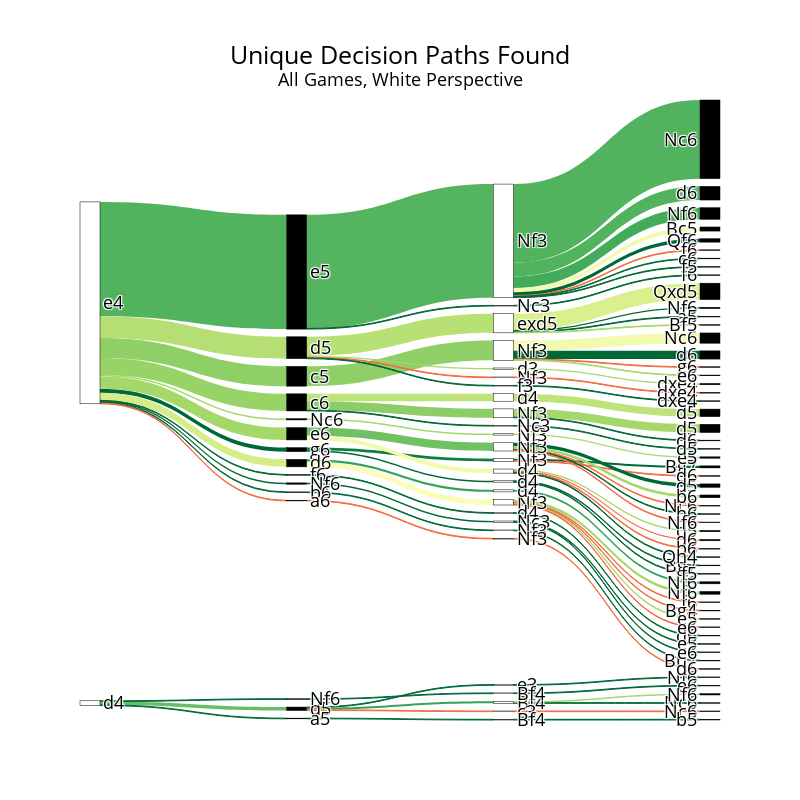

Notebook code cell kept with this figure:
### Markdown cell above
## Build Decision Tree.

### Code cell
nodes = build_tree(all_games_list, hero_res_list)
data = format_data(nodes)
fig = go.Figure(data=data)

fig.update_layout(title_text=f"Unique Decision Paths Found<br><sup>All Games, {color} Perspective</sup>",
                  title_font_size=25,
                  title_x=0.5,
                  title_y=.92,
                  font=dict(size=18,color="black"),
                  width=800,
                  height=800)
fig

### Figure 1 — Plotly figure (JSON) as saved in the notebook; plotly's stock layout.template omitted (floating-point values rounded to 4 significant figures; data arrays with more than 128 entries replaced by an {"elided": "..."} marker saying what was removed)
{"data": [{"link": {"color": ["rgb(81, 179, 94)", "rgb(84, 180, 95)", "rgb(81, 179, 94)", "rgb(66, 172, 90)", "rgb(142, 207, 103)", "rgb(142, 207, 103)", "rgb(242, 250, 174)", "rgb(81, 179, 94)", "rgb(0, 104, 55)", "rgb(12, 127, 67)", "rgb(0, 104, 55)", "rgb(181, 223, 116)", "rgb(183, 224, 117)", "rgb(218, 240, 141)", "rgb(244, 109, 67)", "rgb(165, 216, 106)", "rgb(112, 193, 100)", "rgb(0, 104, 55)", "rgb(242, 250, 174)", "rgb(242, 250, 174)", "rgb(165, 216, 106)", "rgb(102, 189, 99)", "rgb(0, 104, 55)", "rgb(0, 104, 55)", "rgb(51, 164, 86)", "rgb(0, 104, 55)", "rgb(0, 104, 55)", "rgb(0, 104, 55)", "rgb(0, 104, 55)", "rgb(244, 109, 67)", "rgb(244, 109, 67)", "rgb(165, 216, 106)", "rgb(0, 104, 55)", "rgb(0, 104, 55)", "rgb(0, 104, 55)", "rgb(213, 237, 136)", "rgb(250, 253, 184)", "rgb(244, 109, 67)", "rgb(244, 109, 67)", "rgb(165, 216, 106)", "rgb(165, 216, 106)", "rgb(0, 104, 55)", "rgb(0, 104, 55)", "rgb(0, 104, 55)", "rgb(0, 104, 55)", "rgb(165, 216, 106)", "rgb(165, 216, 106)", "rgb(165, 216, 106)", "rgb(165, 216, 106)", "rgb(51, 164, 86)", "rgb(51, 164, 86)", "rgb(152, 211, 104)", "rgb(189, 227, 121)", "rgb(189, 227, 121)", "rgb(244, 109, 67)", "rgb(140, 205, 103)", "rgb(165, 216, 106)", "rgb(244, 109, 67)", "rgb(0, 104, 55)", "rgb(0, 104, 55)", "rgb(165, 216, 106)", "rgb(244, 109, 67)", "rgb(244, 109, 67)", "rgb(244, 109, 67)", "rgb(0, 104, 55)", "rgb(0, 104, 55)", "rgb(0, 104, 55)", "rgb(0, 104, 55)", "rgb(0, 104, 55)", "rgb(0, 104, 55)", "rgb(244, 109, 67)", "rgb(244, 109, 67)", "rgb(0, 104, 55)", "rgb(0, 104, 55)", "rgb(165, 216, 106)", "rgb(0, 104, 55)", "rgb(0, 104, 55)", "rgb(0, 104, 55)", "rgb(0, 104, 55)", "rgb(0, 104, 55)", "rgb(0, 104, 55)", "rgb(0, 104, 55)", "rgb(0, 104, 55)", "rgb(244, 109, 67)", "rgb(0, 104, 55)", "rgb(0, 104, 55)", "rgb(0, 104, 55)", "rgb(0, 104, 55)", "rgb(165, 216, 106)", "rgb(0, 104, 55)", "rgb(244, 109, 67)", "rgb(0, 104, 55)", "rgb(244, 109, 67)", "rgb(244, 109, 67)", "rgb(244, 109, 67)", "rgb(165, 216, 106)"], "hovertemplate": "%{target.label}<br />%{value:.f} of %{source.value:.f} games<extra></extra>", "source": [0, 1, 2, 2, 0, 5, 6, 2, 0, 9, 10, 0, 12, 13, 10, 0, 16, 17, 2, 16, 20, 22, 23, 24, 23, 26, 22, 28, 29, 23, 31, 26, 22, 34, 35, 0, 37, 38, 20, 12, 41, 2, 6, 1, 45, 38, 0, 48, 49, 37, 51, 0, 53, 54, 20, 53, 57, 6, 13, 57, 6, 2, 12, 64, 9, 66, 0, 68, 69, 2, 17, 38, 53, 74, 17, 0, 77, 78, 17, 20, 2, 12, 83, 17, 13, 0, 87, 88, 38, 66, 38, 78, 0, 94, 95, 13], "target": [1, 2, 3, 4, 5, 6, 7, 8, 9, 10, 11, 12, 13, 14, 15, 16, 17, 18, 19, 20, 21, 23, 24, 25, 26, 27, 28, 29, 30, 31, 32, 33, 34, 35, 36, 37, 38, 39, 40, 41, 42, 43, 44, 45, 46, 47, 48, 49, 50, 51, 52, 53, 54, 55, 56, 57, 58, 59, 60, 61, 62, 63, 64, 65, 66, 67, 68, 69, 70, 71, 72, 73, 74, 75, 76, 77, 78, 79, 80, 81, 82, 83, 84, 85, 86, 87, 88, 89, 90, 91, 92, 93, 94, 95, 96, 97], "value": [167, 166, 115, 17, 29, 29, 15, 20, 6, 4, 3, 32, 28, 24, 1, 18, 12, 5, 6, 6, 2, 5, 1, 1, 3, 1, 1, 1, 1, 1, 1, 2, 1, 1, 1, 11, 8, 1, 2, 2, 2, 5, 12, 1, 1, 4, 2, 2, 2, 3, 3, 25, 11, 11, 1, 13, 12, 1, 2, 1, 1, 1, 1, 1, 2, 1, 1, 1, 1, 1, 1, 1, 1, 1, 4, 2, 2, 1, 1, 1, 1, 1, 1, 1, 1, 1, 1, 1, 1, 1, 1, 1, 1, 1, 1, 1]}, "node": {"color": ["#FFFFFF", "#000000", "#FFFFFF", "#000000", "#000000", "#000000", "#FFFFFF", "#000000", "#000000", "#000000", "#FFFFFF", "#000000", "#000000", "#FFFFFF", "#000000", "#000000", "#000000", "#FFFFFF", "#000000", "#000000", "#FFFFFF", "#000000", "#FFFFFF", "#000000", "#FFFFFF", "#000000", "#FFFFFF", "#000000", "#000000", "#FFFFFF", "#000000", "#FFFFFF", "#000000", "#000000", "#000000", "#FFFFFF", "#000000", "#000000", "#FFFFFF", "#000000", "#000000", "#FFFFFF", "#000000", "#000000", "#000000", "#FFFFFF", "#000000", "#000000", "#000000", "#FFFFFF", "#000000", "#FFFFFF", "#000000", "#000000", "#FFFFFF", "#000000", "#000000", "#FFFFFF", "#000000", "#000000", "#000000", "#000000", "#000000", "#000000", "#FFFFFF", "#000000", "#FFFFFF", "#000000", "#000000", "#FFFFFF", "#000000", "#000000", "#000000", "#000000", "#FFFFFF", "#000000", "#000000", "#000000", "#FFFFFF", "#000000", "#000000", "#000000", "#000000", "#FFFFFF", "#000000", "#000000", "#000000", "#000000", "#FFFFFF", "#000000", "#000000", "#000000", "#000000", "#000000", "#000000", "#FFFFFF", "#000000", "#000000"], "customdata": {"elided": "98x2 mixed values"}, "hovertemplate": "%{customdata[0]}<br />You scored %{customdata[1]:.0f}% in %{value:.f} games<extra></extra>", "label": ["e4", "e5", "Nf3", "Nc6", "Nf6", "c5", "Nf3", "Nc6", "d6", "g6", "Nf3", "Bg7", "d5", "exd5", "Qxd5", "d6", "e6", "Nf3", "d5", "Bc5", "d4", "d5", "d4", "d5", "e3", "Nf6", "Bf4", "Nc6", "Nf6", "Bf4", "e6", "c3", "Nc6", "Nf6", "a5", "Bf4", "b5", "d6", "Nf3", "f6", "d6", "d3", "dxe4", "Qf6", "d6", "Nc3", "f6", "Nf6", "Nc6", "Nf3", "e5", "d4", "Nf6", "c6", "d4", "d5", "b6", "Nf3", "d5", "g6", "Nf6", "d6", "e6", "f6", "Nf3", "dxe4", "d4", "Bg7", "f6", "d4", "d6", "c6", "Nc6", "Bg4", "Nc3", "d5", "b6", "Nf6", "Nc3", "e5", "h6", "Qh4", "f5", "f3", "dxe4", "Nf6", "a5", "b6", "Nf3", "Bb7", "e5", "f5", "e6", "e6", "a6", "Nf3", "d6", "Bf5"], "line": {"color": "black", "width": 0.5}, "pad": 15, "thickness": 20}, "type": "sankey"}], "layout": {"font": {"color": "black", "size": 18}, "height": 800, "title": {"font": {"size": 25}, "text": "Unique Decision Paths Found<br><sup>All Games, White Perspective</sup>", "x": 0.5, "y": 0.92}, "width": 800}}
